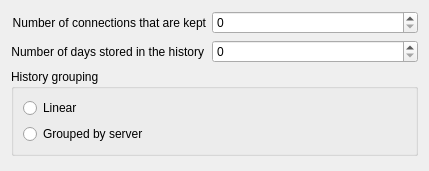
<?xml version="1.0" encoding="UTF-8"?>
<ui version="4.0">
 <class>history_settings_form</class>
 <widget class="QWidget" name="history_settings_form">
  <property name="geometry">
   <rect>
    <x>0</x>
    <y>0</y>
    <width>429</width>
    <height>171</height>
   </rect>
  </property>
  <property name="windowTitle">
   <string>Form</string>
  </property>
  <layout class="QVBoxLayout" name="verticalLayout_2">
   <item>
    <layout class="QFormLayout" name="formLayout">
     <item row="0" column="0">
      <widget class="QLabel" name="number_in_history_label">
       <property name="text">
        <string>Number of connections that are kept</string>
       </property>
       <property name="alignment">
        <set>Qt::AlignRight|Qt::AlignTrailing|Qt::AlignVCenter</set>
       </property>
       <property name="buddy">
        <cstring>number_in_history_spin</cstring>
       </property>
      </widget>
     </item>
     <item row="0" column="1">
      <widget class="QSpinBox" name="number_in_history_spin"/>
     </item>
     <item row="1" column="0">
      <widget class="QLabel" name="days_in_history_label">
       <property name="text">
        <string>Number of days stored in the history</string>
       </property>
       <property name="alignment">
        <set>Qt::AlignRight|Qt::AlignTrailing|Qt::AlignVCenter</set>
       </property>
       <property name="buddy">
        <cstring>number_in_history_spin</cstring>
       </property>
      </widget>
     </item>
     <item row="1" column="1">
      <widget class="QSpinBox" name="days_history_spin"/>
     </item>
    </layout>
   </item>
   <item>
    <widget class="QGroupBox" name="groupBox">
     <property name="title">
      <string>History grouping</string>
     </property>
     <layout class="QVBoxLayout" name="verticalLayout">
      <item>
       <widget class="QRadioButton" name="group_linear_radio">
        <property name="text">
         <string>Linear</string>
        </property>
       </widget>
      </item>
      <item>
       <widget class="QRadioButton" name="group_by_server_radio">
        <property name="text">
         <string>Grouped by server</string>
        </property>
       </widget>
      </item>
     </layout>
    </widget>
   </item>
   <item>
    <spacer name="verticalSpacer">
     <property name="orientation">
      <enum>Qt::Vertical</enum>
     </property>
     <property name="sizeHint" stdset="0">
      <size>
       <width>20</width>
       <height>4</height>
      </size>
     </property>
    </spacer>
   </item>
  </layout>
 </widget>
 <resources>
  <include location="../images.qrc"/>
 </resources>
 <connections/>
</ui>
